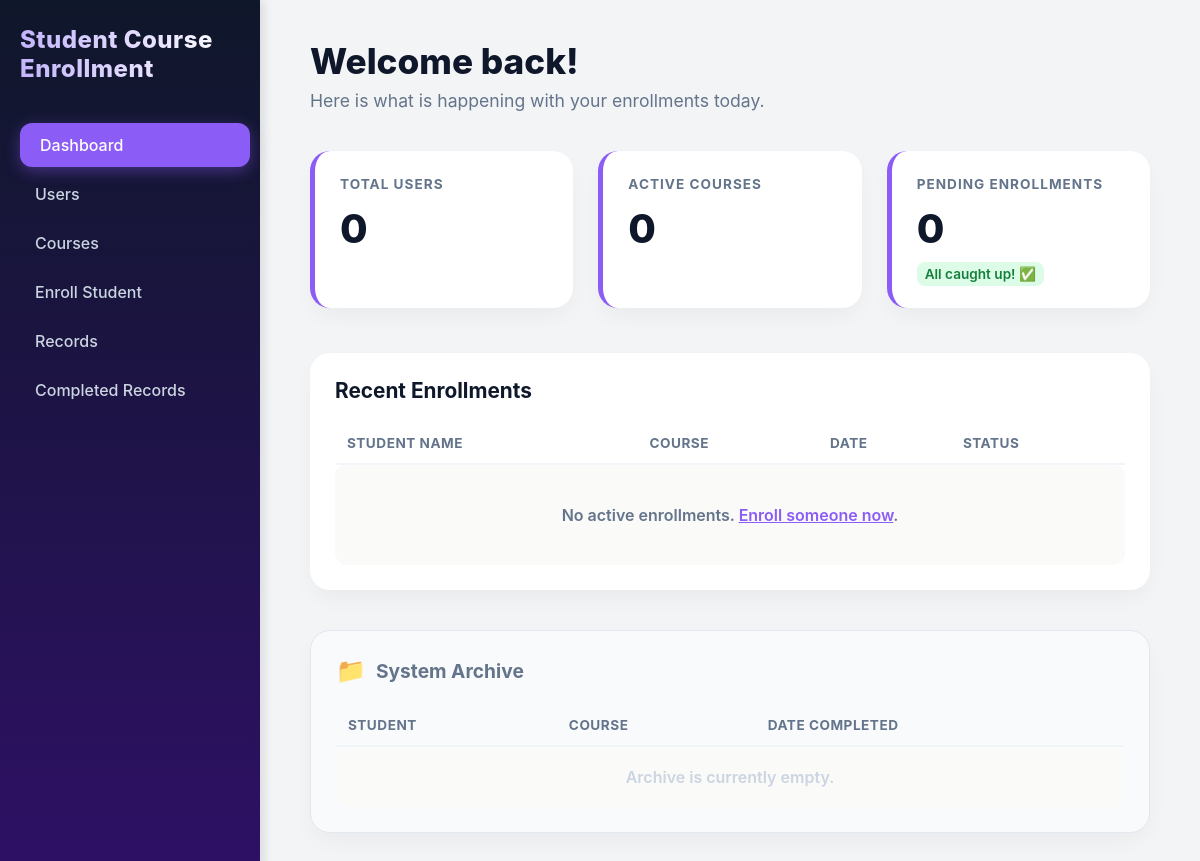
Before: / with the older database file.
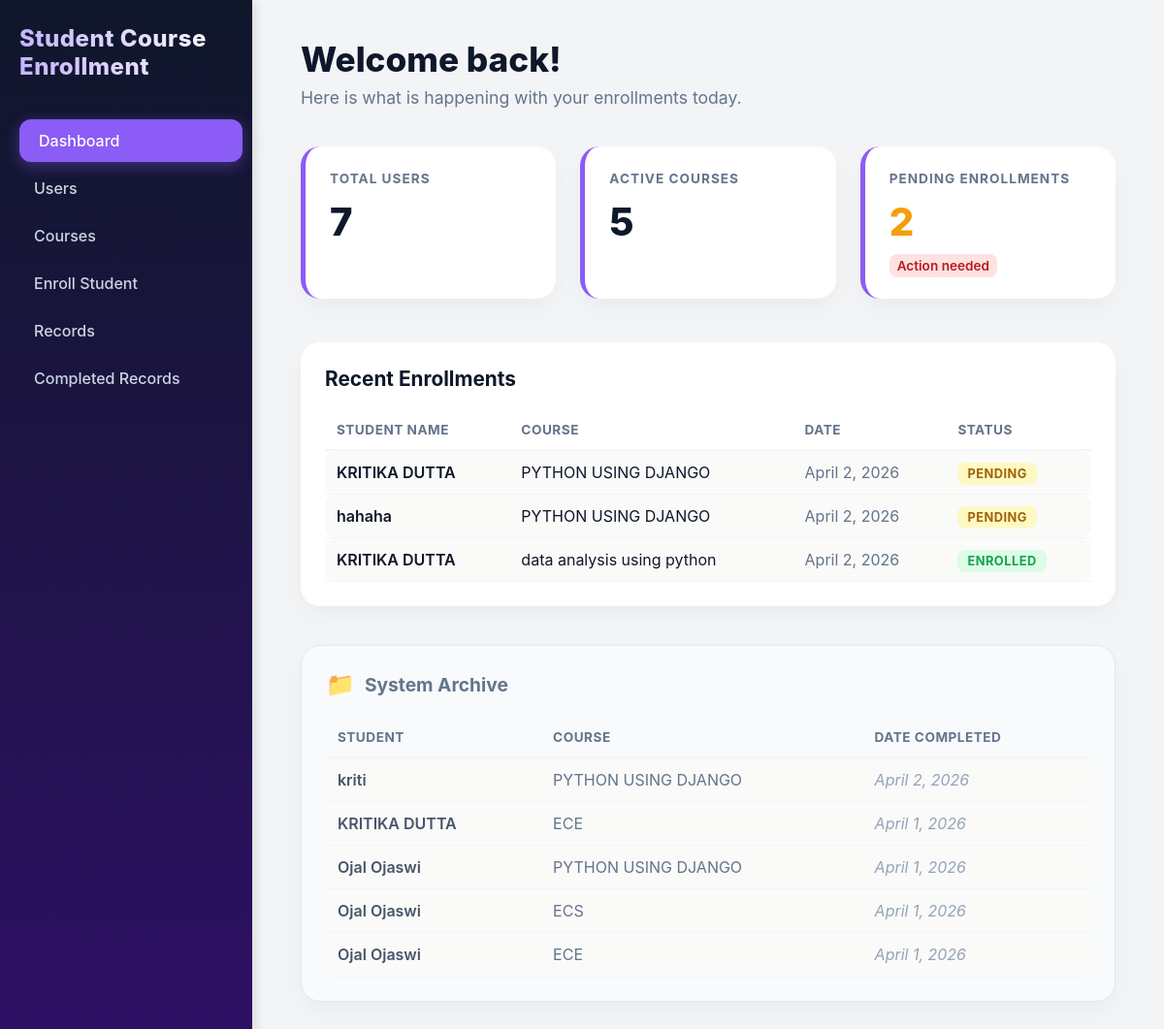
After: the same page with the newer database file.
### students/models.py (models this page shows, shortened)
class Enrollment(models.Model):
    student = models.ForeignKey(Student, on_delete=models.CASCADE)
    course = models.ForeignKey(Course, on_delete=models.CASCADE)
    enrollment_date = models.DateField(auto_now_add=True)
    status = models.CharField(max_length=20, default='Enrolled')
    class Meta:
        unique_together = ('student', 'course')

class Student(models.Model):
    name = models.CharField(max_length=100)
    email = models.EmailField(unique=True)
    phone = models.CharField(max_length=15)
    courses = models.CharField(max_length=200, blank=True)

class Course(models.Model):
    name = models.CharField(max_length=100)
    description = models.TextField(blank=True)

### students/views.py (the view)
# urls.py: path('', views.dashboard, name='dashboard'),
def dashboard(request):
    total_users = Student.objects.count()
    active_courses = Course.objects.count()
    pending_count = Enrollment.objects.filter(status='Pending').count()
    recent_records = Enrollment.objects.exclude(status='Completed').order_by('-enrollment_date')[:5]
    archived_records = Enrollment.objects.filter(status='Completed').order_by('-enrollment_date')[:5]
    context = {
        'total_users': total_users,
        'active_courses': active_courses,
        'pending_count': pending_count,
        'recent_records': recent_records,
        'archived_records': archived_records,
    }
    return render(request, 'students/dashboard.html', context)

### students/templates/students/dashboard.html (shortened to what the changed rows need)
{% extends 'students/base.html' %}
{% block content %}
    <header class="content-header" style="margin-bottom: 40px;">
        <h1 style="font-size: 2.2rem; margin-bottom: 8px; font-weight: 800; color: #0f172a;">Welcome back!</h1>
    </header>
    <div class="metrics-grid">
        <div class="metric-card" onclick="window.location.href='{% url 'students_list' %}'" style="cursor: pointer;">
            <h3>Total Users</h3>
            <span class="number">{{ total_users }}</span>
        </div>
        <div class="metric-card" onclick="window.location.href='{% url 'courses_list' %}'" style="cursor: pointer;">
            <h3>Active Courses</h3>
            <span class="number">{{ active_courses }}</span>
        </div>
        <div class="metric-card" onclick="window.location.href='{% url 'records_list' %}'" style="cursor: pointer;">
    <h3>Pending Enrollments</h3>
    <span class="number" style="{% if pending_count > 0 %}color: #f59e0b;{% endif %}">
        {{ pending_count|default:"0" }}
    </span>
    <div style="margin-top: 10px;">
        {% if pending_count > 0 %}
            <span class="trend negative">Action needed</span>
        {% else %}
            <span class="trend positive">All caught up! ✅</span>
        {% endif %}
    </div>
</div>
    </div> <div class="table-container" style="margin-top: 30px; background: white; padding: 25px; border-radius: 20px; box-shadow: var(--shadow-float);">
        <h2 style="margin-bottom: 20px; font-weight: 700; color: #0f172a;">Recent Enrollments</h2>
        <table class="activity-table" style="width: 100%; border-collapse: collapse;">
            <thead>
                <tr style="text-align: left; border-bottom: 2px solid #f1f5f9;">
                    <th style="padding: 12px; color: #64748b;">Student Name</th>
                    <th style="padding: 12px; color: #64748b;">Course</th>
                    <th style="padding: 12px; color: #64748b;">Date</th>
                    <th style="padding: 12px; color: #64748b;">Status</th>
                </tr>
            </thead>
            <tbody>
                {% for record in recent_records %}
                <tr style="border-bottom: 1px solid #f1f5f9;">
                    <td style="padding: 12px; font-weight: 600;">{{ record.student.name }}</td>
                    <td style="padding: 12px;">{{ record.course.name }}</td>
                    <td style="padding: 12px; color: #64748b;">{{ record.enrollment_date }}</td>
                    <td style="padding: 12px;">
                        {% if record.status == 'Enrolled' %}
                            <span class="badge" style="background: #dcfce7; color: #16a34a; padding: 4px 10px; border-radius: 8px; font-size: 0.8rem; font-weight: 700;">{{ record.status }}</span>
                        {% elif record.status == 'Pending' %}
                            <span class="badge" style="background: #fef9c3; color: #a16207; padding: 4px 10px; border-radius: 8px; font-size: 0.8rem; font-weight: 700;">{{ record.status }}</span>
                        {% else %}
                            <span class="badge" style="background: #f1f5f9; color: #64748b; padding: 4px 10px; border-radius: 8px; font-size: 0.8rem; font-weight: 700;">{{ record.status }}</span>
                        {% endif %}
                    </td>
                </tr>
                {% empty %}
                <tr>
                    <td colspan="4" style="text-align: center; padding: 40px; color: #64748b;">
                        No active enrollments. <a href="{% url 'enroll_student' %}" style="color: var(--accent-pop);">Enroll someone now</a>.
                    </td>
                </tr>
                {% endfor %}
            </tbody>
        </table>
    </div>
    <div class="table-container" style="margin-top: 40px; background: #f8fafc; padding: 25px; border-radius: 20px; border: 1px solid #e2e8f0;">
        <h2 style="color: #64748b; font-size: 1.2rem; margin-bottom: 20px; display: flex; align-items: center; gap: 10px; font-weight: 700;">
            <span style="font-size: 1.5rem;">📁</span> System Archive
        </h2>
        <table class="activity-table" style="width: 100%; border-collapse: collapse;">
            <thead>
                <tr style="text-align: left; border-bottom: 2px solid #e2e8f0; color: #94a3b8; font-size: 0.85rem;">
                    <th style="padding: 12px;">STUDENT</th>
                    <th style="padding: 12px;">COURSE</th>
                    <th style="padding: 12px;">DATE COMPLETED</th>
                </tr>
            </thead>
            <tbody>
                {% for record in archived_records %}
                <tr style="border-bottom: 1px solid #f1f5f9;">
                    <td style="padding: 12px; font-weight: 600; color: #475569;">{{ record.student.name }}</td>
                    <td style="padding: 12px; color: #64748b;">{{ record.course.name }}</td>
                    <td style="padding: 12px; color: #94a3b8; font-style: italic;">{{ record.enrollment_date }}</td>
                </tr>
                {% empty %}
                <tr>
                    <td colspan="3" style="text-align: center; padding: 20px; color: #cbd5e1;">Archive is currently empty.</td>
                </tr>
                {% endfor %}
            </tbody>
        </table>
    </div>
{% endblock %}

Changed rows visible on the page:
added Enrollment: student.name "KRITIKA DUTTA", course.name "PYTHON USING DJANGO", enrollment_date "April 2, 2026", status "PENDING", shown under "Recent Enrollments"
added Enrollment: student.name "hahaha", course.name "PYTHON USING DJANGO", enrollment_date "April 2, 2026", status "PENDING", shown under "Recent Enrollments"
added Enrollment: student.name "KRITIKA DUTTA", course.name "data analysis using python", enrollment_date "April 2, 2026", status "ENROLLED", shown under "Recent Enrollments"
added Enrollment: student.name "kriti", course.name "PYTHON USING DJANGO", enrollment_date "April 2, 2026", shown under "📁System Archive"
added Enrollment: student.name "KRITIKA DUTTA", course.name "ECE", enrollment_date "April 1, 2026", shown under "📁System Archive"
added Enrollment: student.name "Ojal Ojaswi", course.name "PYTHON USING DJANGO", enrollment_date "April 1, 2026", shown under "📁System Archive"
added Enrollment: student.name "Ojal Ojaswi", course.name "ECS", enrollment_date "April 1, 2026", shown under "📁System Archive"
added Enrollment: student.name "Ojal Ojaswi", course.name "ECE", enrollment_date "April 1, 2026", shown under "📁System Archive"
Other visible differences:
{{ total_users }}: "0" → "7"
{{ active_courses }}: "0" → "5"
{{ pending_count|default:"0" }}: "0" → "2"
text no longer shown: "All caught up! ✅ No active enrollments. Enroll someone now . Archive is currently empty."
text now shown: "Action needed"
